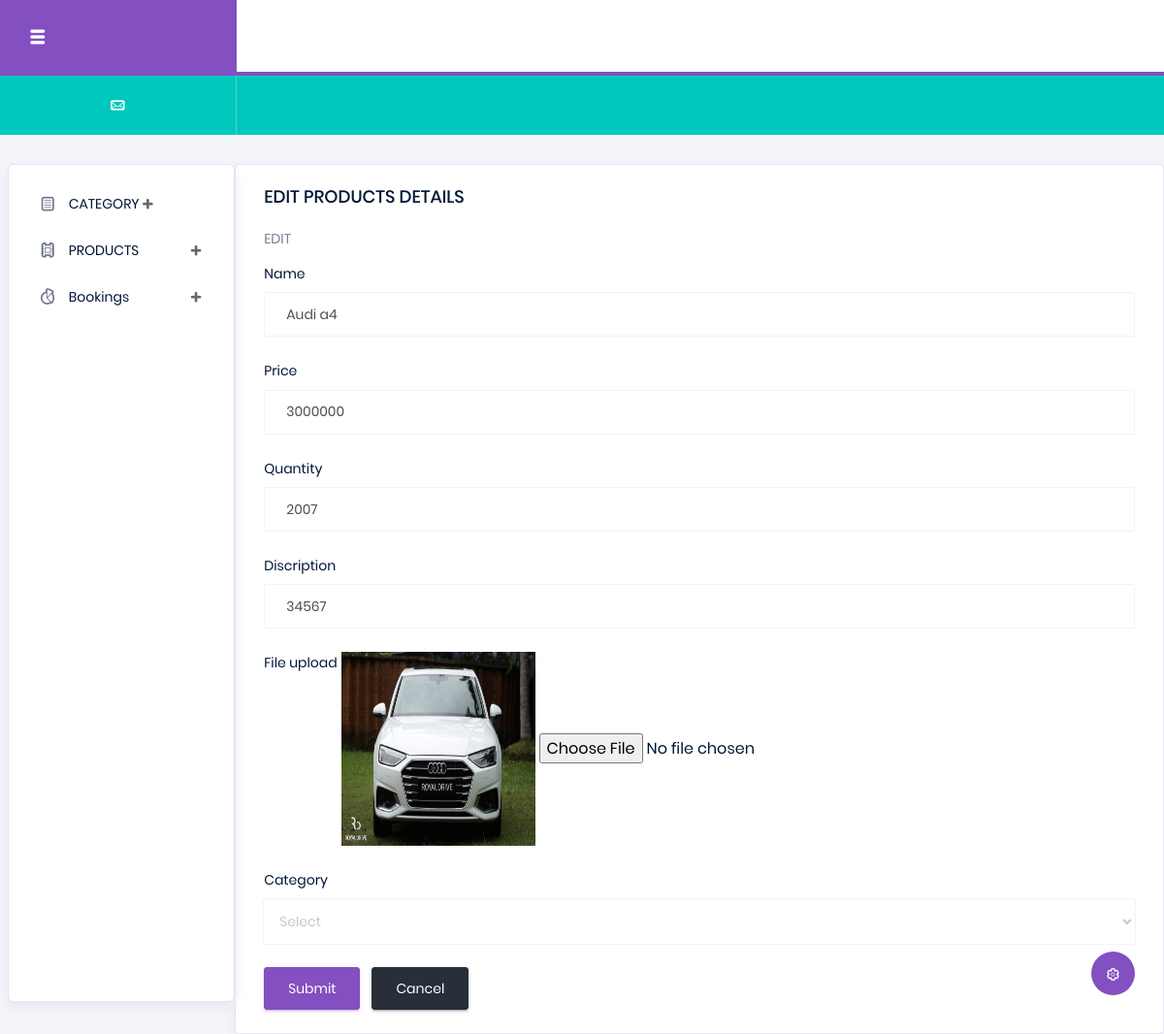
/backapp/editproduct/9/, run on the app's committed database.
### backapp/models.py (models this page shows)
class productdb(models.Model):
    NAME = models.CharField(max_length=100, null=True, blank=True)
    PRIZE = models.IntegerField(null=True, blank=True)
    QUANTITY = models.CharField(max_length=200, null=True, blank=True)
    DISCRIPTION = models.CharField(max_length=100, null=True, blank=True)
    IMAGE = models.ImageField(upload_to="profile")
    CATEGORY = models.CharField(max_length=100, null=True, blank=True)

### backapp/views.py (the view)
# urls.py: path('editproduct/<int:dataid>/', views.editproduct, name="editproduct"),
def editproduct(req,dataid):
    data = productdb.objects.get(id=dataid)
    da = categorydb.objects.all()
    print(data)
    print(da)
    return render(req,"editproduct.html", {'datas':data,'da':da})

### backapp/templates/editproduct.html (shortened to what this page needs)
<!DOCTYPE html>
{% extends 'index.html' %}
{% block content %}
<html lang="en">
<head>
</head>
<body>
<div class="card">
                  <div class="card-body">
                    <h4 class="card-title">EDIT PRODUCTS DETAILS</h4>
                    <p class="card-description">EDIT</p>
                    <form class="forms-sample" method="post" action="{% url 'updateproduct' dataid=datas.id %}" enctype="multipart/form-data">
                      <div class="form-group">
                        <label for="exampleInputName1">Name</label>
                        <input type="text" class="form-control" id="exampleInputName1" placeholder="Name" name="name" value="{{ datas.NAME }}">
                      </div>
                        <div class="form-group">
                        <label for="exampleInputName1">Price</label>
                        <input type="text" class="form-control" id="exampleInputName1" placeholder="Prize" name="price" value="{{ datas.PRIZE }}">
                      </div>
                       <div class="form-group">
                        <label for="exampleInputName1">Quantity</label>
                        <input type="text" class="form-control" id="exampleInputName1" placeholder="Quantity" name="quantity" value="{{ datas.QUANTITY }}">
                      </div>
                         <div class="form-group">
                        <label for="exampleInputName1">Discription</label>
                        <input type="text" class="form-control" id="exampleInputName1" placeholder="Discription" name="discription" value="{{ datas.DISCRIPTION }}">
                      </div>
                       <div class="form-group">
                        <label>File upload</label>
                        <img src="{{datas.IMAGE.url}}" width="200px" height="200px">
                        <input type="file" name="image">
                           </div>
                        <div class="form-group">
                        <label for="exampleSelectGender">Category</label>
                        <select class="form-control" id="exampleSelectGender" name="category" value="{{ da.CATEGORY }}">
                            <option>Select</option>
                        </select>
                      </div>
                      <button type="submit" class="btn btn-primary mr-2">Submit</button>
                      <button class="btn btn-dark">Cancel</button>
                    </form>
                  </div>
                </div>
</body>
</html>
{% endblock %}

### data on the page
productdb: name "Audi a4", price "3000000", quantity "2007", discription "34567", IMAGE (picture)
